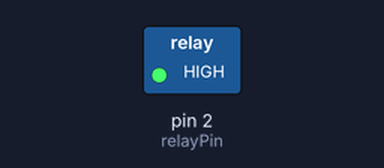
This sketch was run on a simulated Arduino Uno, built with avr-gcc and run on an emulated ATmega328P. Parts: switched loads named in the sketch (green lamp = pin HIGH).

Above: at 2.5 s.
At 7.5 s:
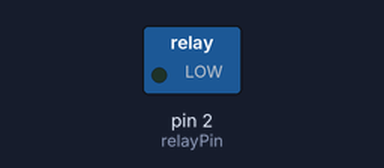
Timing chart, 0 to 13.0 s (numbered marks = the images above):
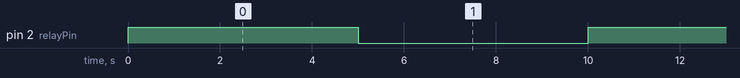

Measured:
- by itself, pin 2 (relayPin): alternates HIGH for 5.0 s and LOW for 5.0 s

The sketch:

solenoidTest.ino
```cpp
int relayPin = 2; // Connect this pin to the relay signal pin

void setup() {
  pinMode(relayPin, OUTPUT);
}

void loop() {
  // Activate the relay (and solenoid motor) for 2 seconds
  digitalWrite(relayPin, HIGH);
  delay(5000);

  // Deactivate the relay (and solenoid motor) for 2 seconds
  digitalWrite(relayPin, LOW);
  delay(5000);
}
```
